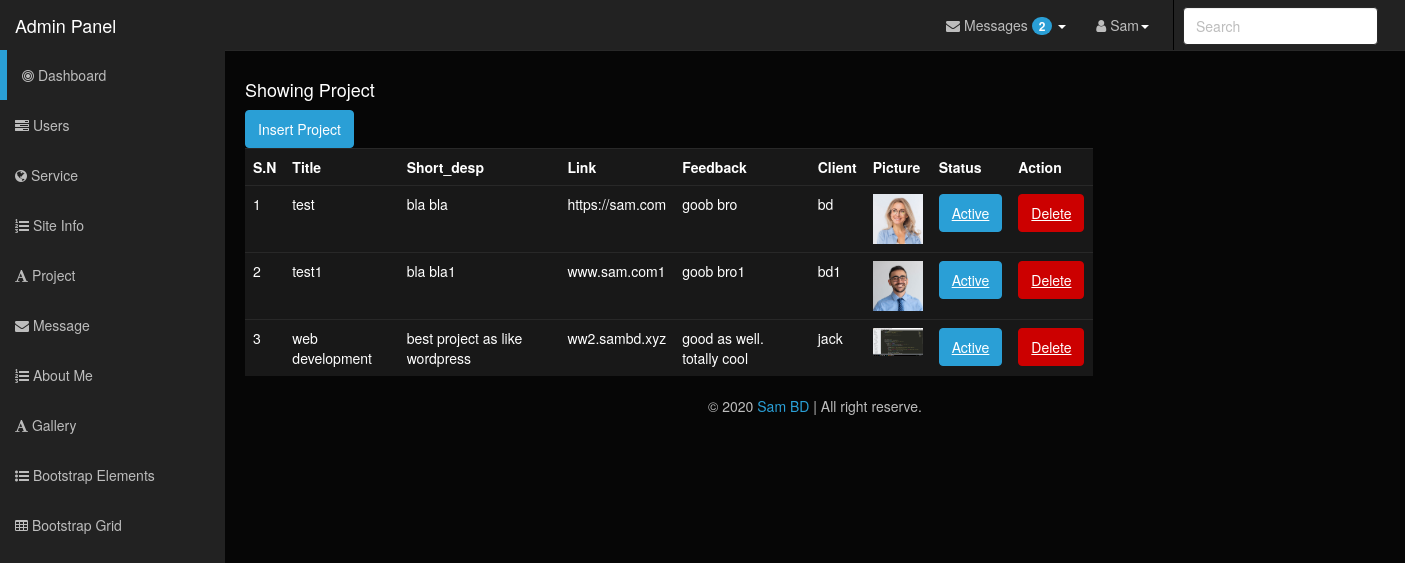
The page /admin/project/index.php (signed in) on the database its author committed.
### tables this page shows
CREATE TABLE `pro_1` (
  `id` int(11) NOT NULL,
  `pro1_title` varchar(50) NOT NULL,
  `pro1_short` varchar(150) NOT NULL,
  `pro1_link` varchar(50) NOT NULL,
  `pro1_feedback` varchar(150) NOT NULL,
  `pro1_sender` varchar(30) NOT NULL,
  `pro1_picture` varchar(100) NOT NULL,
  `pro1_status` int(11) NOT NULL
);

### admin/project/index.php (the view, shortened to what this page needs)
<?php
include '../includes/header.php';
include '../includes/nav.php';
$sel_pro = "SELECT * FROM pro_1";
$sel_pro_que = mysqli_query($db_con,$sel_pro);
?>
<?php if ($_SESSION['role']!=0) { ?>
<div class="container">
	<div class="row">
		<div class="col-md-9">
			<div class="card">
				<div class="card-header">
					<h4>Showing Project</h4>
				</div>
				<div class="card-body">
					<table class="table">
						<tr>
							<th>S.N</th>
							<th>Title</th>
							<th>Short_desp</th>
							<th>Link</th>
							<th>Feedback</th>
							<th>Client</th>
							<th>Picture</th>
							<th>Status</th>
							<th>Action</th>
						</tr>
						<?php $sn=1; foreach ($sel_pro_que as $pro): ?>
							<tr>
								<td><?php echo $sn++; ?></td>
								<td><?php echo $pro['pro1_title']; ?></td>
								<td><?php echo $pro['pro1_short']; ?></td>
								<td><?php echo $pro['pro1_link']; ?></td>
								<td><?php echo $pro['pro1_feedback']; ?></td>
								<td><?php echo $pro['pro1_sender']; ?></td>
								<td><img src="../uploads/project/<?php echo $pro['pro1_picture']; ?>" width="50"></td>
								<td><button type="submit" class="btn <?php echo($pro['pro1_status']==1?'btn-primary':'btn-warning'); ?>">
									<?php if ($pro['pro1_status']==1) { ?>
										<a href="deactive.php?id=<?php echo $pro['id']; ?>" class="text-white">Active</a>
									<?php }else{ ?>
										<a href="active.php?id=<?php echo $pro['id']; ?>" class="text-white">Deactive</a>
									<?php } ?>
								</button></td>
								<td><a href="delete.php?id=<?php echo $pro['id']; ?>" class="btn btn-danger">Delete</a></td>
							</tr>
						<?php endforeach; ?>
						<div><a href="insert.php" class="btn btn-primary">Insert Project</a></div>
					</table>
				</div>
			</div>
		</div>
	</div>
</div>
<?php }  else{
    echo "<div class='alert alert-danger' role='alert'>
  <h3>ACCESS DENIED</h3></br>
Did you know! There are about 7 billion people in the world but only few of them have privilege to access this page.
Unfortunately you are not one of them!
If you think you should have the privilege to access this page, please contact with the administrator.
</div>";} include '../includes/footer.php'; ?>

### rows shown on the page
pro_1: pro1_title "test", pro1_short "bla bla", pro1_link "https://sam.com", pro1_feedback "goob bro", pro1_sender "bd", pro1_picture (picture)
pro_1: pro1_title "test1", pro1_short "bla bla1", pro1_link "www.sam.com1", pro1_feedback "goob bro1", pro1_sender "bd1", pro1_picture (picture)
pro_1: pro1_title "web development", pro1_short "best project as like wordpress", pro1_link "ww2.sambd.xyz", pro1_feedback "good as well. totally cool", pro1_sender "jack", pro1_picture (picture)

### other values the page prints
$unread_msg['unread'] "2"
$_SESSION['full_name'] "Sam"
